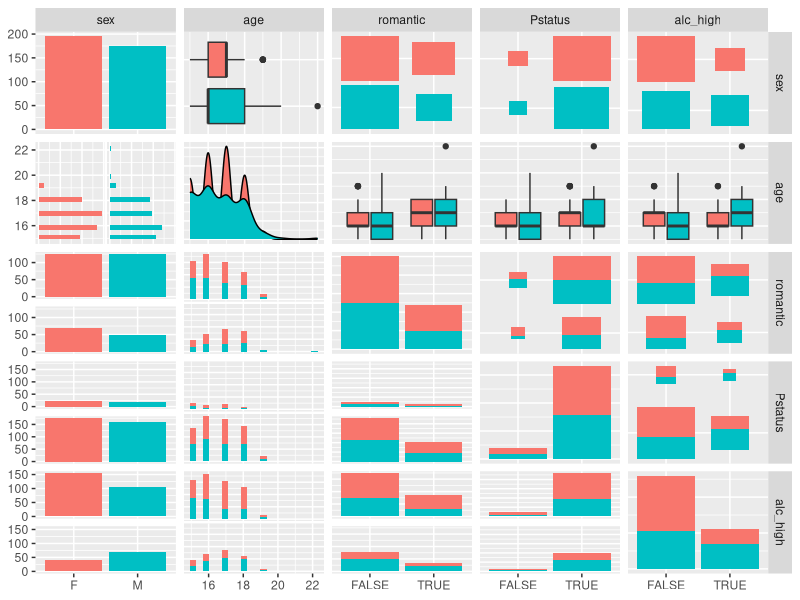

The R source for this figure:
## ---- chunk 1
d <- read.csv("data/data_excrs2.csv")

colnames(d)
## ---- chunk 2
library("GGally")
library("ggplot2")
library("dplyr")

d_sub <- select(d, sex, age, romantic, Pstatus, alc_high)
# Convert romatic and Pstatus to boolen, Pstatus TRUE if together

d_sub <- d_sub %>% mutate(romantic=(romantic == "yes"), Pstatus=(Pstatus=="T"))
p <- ggpairs(d_sub, mapping = aes(col = sex), upper = list(continuous = wrap('cor', size = 3)), lower = list(combo = wrap("facethist", bins = 20)))
p
summary(d_sub)
d_sub %>% group_by(sex) %>% summarize(n = n(), mean(age))
## ---- chunk 3
m <- glm(alc_high ~ sex + age + romantic + Pstatus, data = d_sub, family = "binomial")
summary(m)
odd_ratios <- coef(m) %>% exp()
odds_ci <- confint(m) %>% exp()
cbind(odd_ratios, odds_ci)
## ---- chunk 4
loss_func <- function(class, prob) {
  n_wrong <- abs(class - prob) > 0.5
  mean(n_wrong)
}

p <- predict(m, type = "response")
d_sub <- mutate(d_sub, alc_high_probability = p)
d_sub <- mutate(d_sub, alc_high_predicted = alc_high_probability > 0.5)

table(high_use = d_sub$alc_high, prediction = d_sub$alc_high_predicted)
loss_func(class = d_sub$alc_high, prob = d_sub$alc_high_probability)
loss_func(class = d_sub$alc_high, prob = 1)

library("boot")
cv <- cv.glm(data = d_sub, cost = loss_func, glmfit = m, K = 10)

# average number of wrong predictions in the cross validation
cv$delta[1]

